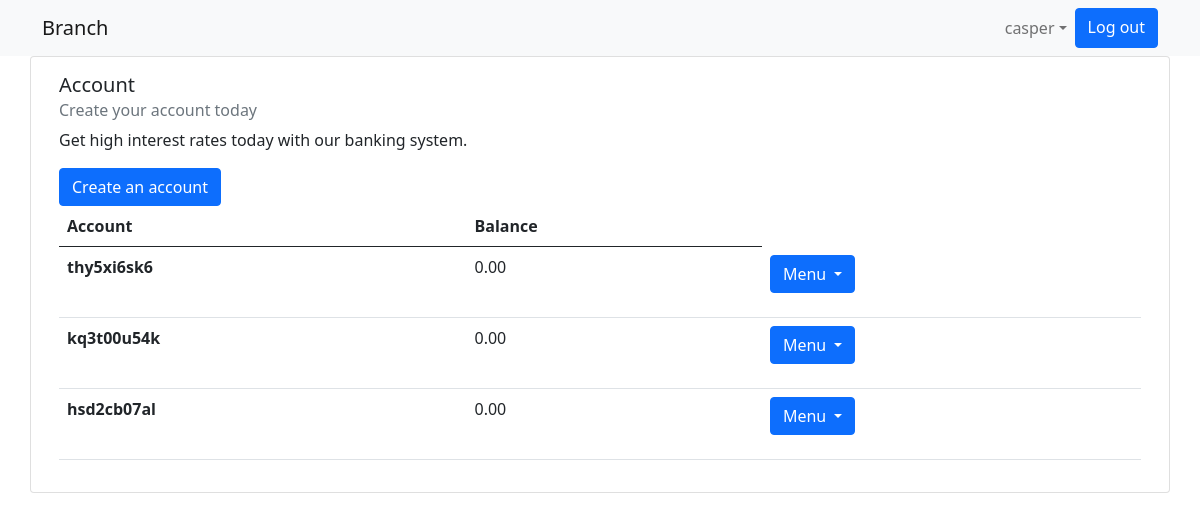
The page /home/ (signed in) on the database as committed earlier.
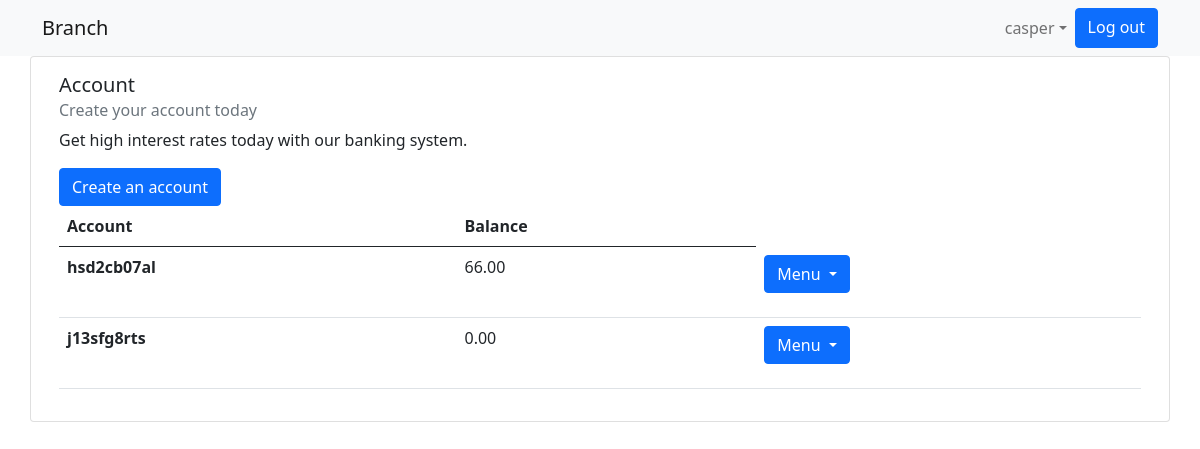
The same page on the database as committed later.
### branch/models.py (models this page shows, shortened)
class Account(models.Model):
    name=models.CharField(max_length=30,default="")
    balance=models.DecimalField( max_digits=12, decimal_places=2)
    customer=models.ForeignKey(Customer, on_delete=models.CASCADE)
    timestamp = models.DateTimeField(auto_now_add = True)

### branch/views.py (the view)
# urls.py: 2. Add a URL to urlpatterns:  path('', views.home, name='home')
@login_required
def home(request):
    accounts = Account.objects.filter(customer__user = request.user)
    loans = Loan.objects.filter(name=request.user)
    return render(request, 'home.html',
        {"accounts":accounts, "loans":loans}
    )

### templates/home.html (shortened to what this page needs)
{% extends 'base.html' %}
  {% block content%}
<div class="container">
      <div class="row">
  <div class="card" s>
  <div class="card-body">
    <h5 class="card-title">Account</h5>
    <h6 class="card-subtitle mb-2 text-muted">Create your account today</h6>
    <p class="card-text">Get high interest rates today with our banking system.</p>
<a href="{% url 'create'%}" class="btn btn-primary">Create an account</a>
    <table class="table">
      <thead>
        <tr>
          <th scope="col">Account</th>
          <th scope="col">Balance</th>
        </tr>
      </thead>
      <tbody>
        {% for account in accounts %}
        <tr>
          <th scope="row">{{account.name}}</th>
          <td>{{account.balance}}</td>
<td>
  <div class="dropdown">
    <a class="btn btn-primary dropdown-toggle" href="#" role="button" id="dropdownMenuLink" data-bs-toggle="dropdown" aria-expanded="false">
      Menu
    </a>
    <ul class="dropdown-menu" aria-labelledby="dropdownMenuLink">
          <li><a class="dropdown-item" href="{%url 'loan' account.pk%}"</a>Request Loan</li>
    </ul>
  </div>
        </tr>
        {% endfor %}
      </tbody>
    </table>
  </div>
</div>
</div>
</div>
{% endblock%}

### templates/base.html (shortened to what this page needs)
{% load static %}<!doctype html>
<html lang="en">
  <head>
    <link href="https://cdn.jsdelivr.net/npm/bootstrap@5.0.2/dist/css/bootstrap.min.css" rel="stylesheet">
  </head>
  <body>
    {%block body%}
      <nav class="navbar navbar-expand-lg navbar-light bg-light">
          <div class="container">
            <a class="navbar-brand" href="{% url 'home' %}"> Branch </a>
          {% if user.is_authenticated%}
          <div class="collapse navbar-collapse" id="navbarResponsive">
            <ul class="navbar-nav ms-auto">
              <li class="nav-item active">
                  <li class="nav-item">
                      <a class="nav-item nav-link dropdown-toggle mr-md-2" href="#" id="userMenu" data-toggle="dropdown" aria-haspopup="true" aria-expanded="false">{{user.username}}</a>
                  </li>
                        <a class="btn btn-primary ml-auto"href="{% url 'account_logout' %}">Log out</a>
                </ul>
              </div>
            </div>
          </nav>
          {% endif%}
  <div lass="container">
  {% block content %}{% endblock %}
  </div>
      {% endblock body%}
  </body>
</html>

Rows that differ between the two databases and show on the page:
removed Account: name "thy5xi6sk6", balance "0.00"
removed Account: name "kq3t00u54k", balance "0.00"
changed Account "hsd2cb07al": balance "0.00" → "66.00"
added Account: name "j13sfg8rts", balance "0.00"
